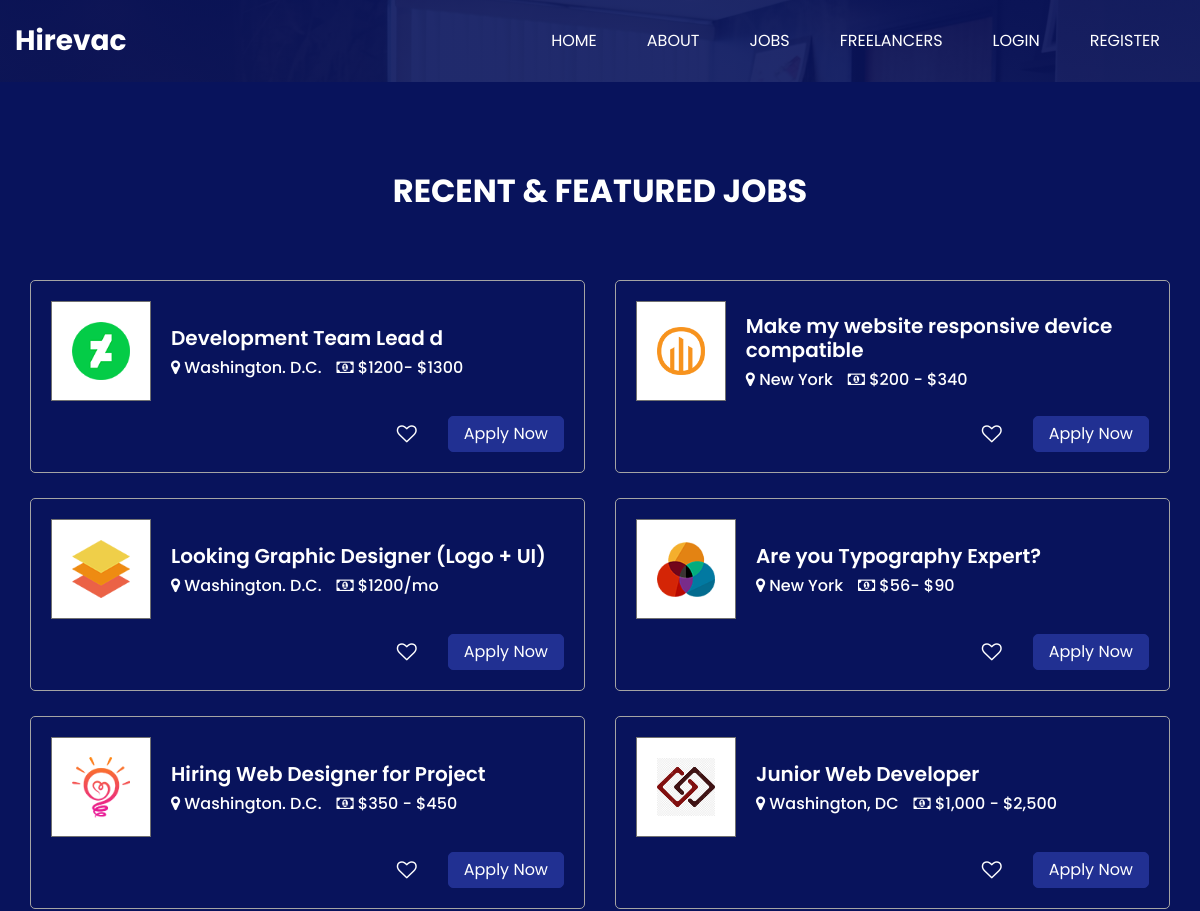
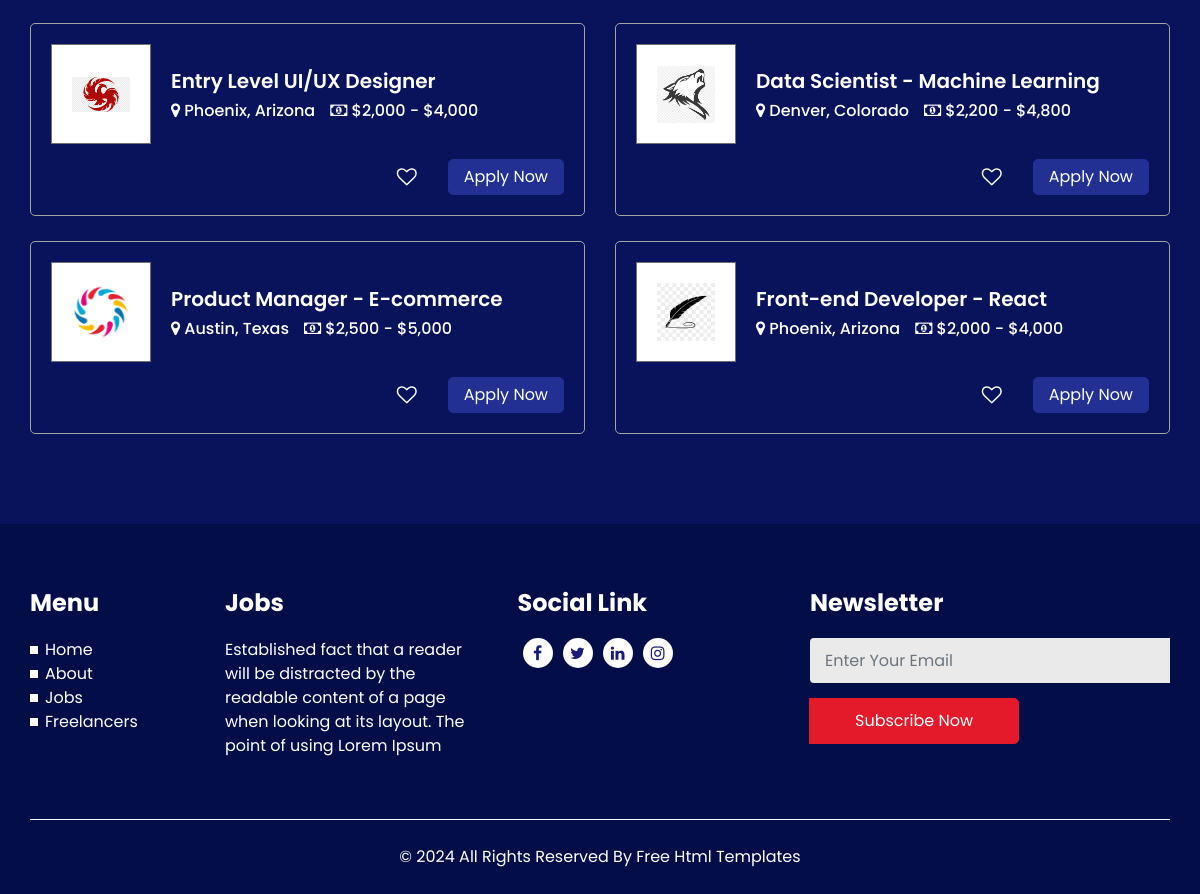
Screenshot of /job with the database file from the repository (2 pictures, top to bottom).
### app/models.py (models this page shows)
class Job(db.Model):
    id = db.Column(db.Integer, primary_key=True)
    title = db.Column(db.String(255), nullable=False)
    location = db.Column(db.String(100))
    salary_range = db.Column(db.String(50))
    image_filename = db.Column(db.String(255))

### app/views.py (the view)
@app.route('/job')
def job():
    job_data = Job.query.all()
    return render_template('job.html', jobs=job_data)

### app/templates/job.html (shortened to what this page needs)
{% extends "base.html" %}
{% block content %}
  <section class="job_section layout_padding">
    <div class="container">
      <div class="heading_container heading_center">
        <h2>
          RECENT & FEATURED JOBS
        </h2>
      </div>
      <div class="job_container">
        {% for job in jobs %}
          {% if loop.index % 2 == 1 %}
            <div class="row">
          {% endif %}
          <div class="col-lg-6">
            <div class="box">
              <div class="job_content-box">
                <div class="img-box">
                  <img src="{{ url_for('static', filename='images/' + job.image_filename) }}" alt="">
                </div>
                <div class="detail-box">
                  <h5>
                    {{ job.title }}
                  </h5>
                  <div class="detail-info">
                    <h6>
                      <i class="fa fa-map-marker" aria-hidden="true"></i>
                      <span>
                        {{ job.location }}
                      </span>
                    </h6>
                    <h6>
                      <i class="fa fa-money" aria-hidden="true"></i>
                      <span>
                        {{ job.salary_range }}
                      </span>
                    </h6>
                  </div>
                </div>
              </div>
              <div class="option-box">
                <button class="fav-btn">
                    <i class="fa fa-heart-o" aria-hidden="true"></i>
                </button>
                <a href="#" class="apply-btn" data-toggle="modal" data-target="#applyModal{{ job.id }}">
                    Apply Now
                </a>
              </div>
            </div>
          </div>
          {% if loop.index % 2 == 0 or loop.last %}
            </div>
          {% endif %}
        {% endfor %}
      </div>
    </div>
  </section>
{% endblock %}

### app/templates/base.html (shortened to what this page needs)
<!DOCTYPE html>
<html lang="en">
<head>
    <link rel="stylesheet" type="text/css" href="{{ url_for('static', filename='css/bootstrap.css') }}" />
    <link href="{{ url_for('static', filename='css/font-awesome.min.css') }}" rel="stylesheet" />
    <link rel="stylesheet" href="https://cdnjs.cloudflare.com/ajax/libs/jquery-nice-select/1.1.0/css/nice-select.min.css"
 />
    <link href="{{ url_for('static', filename='css/style.css') }}" rel="stylesheet" />
    <link href="{{ url_for('static', filename='css/responsive.css') }}" rel="stylesheet" />
</head>
<body>
    <div class="hero_area">
        <header class="header_section">
            <div class="container-fluid">
                <nav class="navbar navbar-expand-lg custom_nav-container ">
                    <a class="navbar-brand" href="{{ url_for('index') }}">
                        <span>
                            Hirevac
                        </span>
                    </a>
                    <div class="collapse navbar-collapse" id="navbarSupportedContent">
                        <ul class="navbar-nav ml-auto">
                            <li class="nav-item active">
                                <a class="nav-link" href="{{ url_for('index') }}">Home</a>
                            </li>
                            <li class="nav-item">
                                <a class="nav-link" href="about"> About</a>
                            </li>
                            <li class="nav-item">
                                <a class="nav-link" href="job">Jobs</a>
                            </li>
                            <li class="nav-item">
                                <a class="nav-link" href="freelancer">Freelancers</a>
                            </li>
                            <li class="nav-item">
                                <a class="nav-link" href="{{ url_for('auth.login') }}">login</a>
                            </li>
                            <li class="nav-item">
                                <a class="nav-link" href="{{ url_for('auth.register') }}">register</a>
                            </li>
                        </ul>
                    </div>
                </nav>
            </div>
        </header>
        {% block content %}
        {% endblock %}
        <section class="info_section ">
            <div class="container">
                <div class="row">
                    <div class="col-md-2 info_links">
                        <h4>
                            Menu
                        </h4>
                        <ul>
                            <li>
                                <a href="{{ url_for('index') }}">
                                    Home
                                </a>
                            </li>
                            <li>
                                <a href="about">
                                    About
                                </a>
                            </li>
                            <li>
                                <a href="job">
                                    Jobs
                                </a>
                            </li>
                            <li>
                                <a class="active" href="freelancer">
                                    Freelancers
                                </a>
                            </li>
                        </ul>
                    </div>
                    <div class="col-md-3">
                        <h4>
                            Jobs
                        </h4>
                        <p>
                            Established fact that a reader will be distracted by the readable content of a page when
                            looking at its layout. The point of using Lorem Ipsum
                        </p>
                    </div>
                    <div class="col-md-3">
                        <div class="info_social">
                            <h4>
                                Social Link
                            </h4>
                            <div class="social_container">
                                <div>
                                    <a href="">
                                        <i class="fa fa-facebook" aria-hidden="true"></i>
                                    </a>
                                </div>
                                <div>
                                    <a href="">
                                        <i class="fa fa-twitter" aria-hidden="true"></i>
                                    </a>
                                </div>
                                <div>
                                    <a href="">
                                        <i class="fa fa-linkedin" aria-hidden="true"></i>
                                    </a>
                                </div>
                                <div>
                                    <a href="">
                                        <i class="fa fa-instagram" aria-hidden="true"></i>
                                    </a>
                                </div>
                            </div>
                        </div>
                    </div>
                    <div class="col-md-4">
                        <div class="info_form">
                            <h4>
                                Newsletter
                            </h4>
                            <form action="{{ url_for('subscribe') }}" method="post">
                                <div class="input-group">
                                    <input type="text" class="form-control" name="email" placeholder="Enter Your Email" required>
                                    <div class="input-group-append">
                                        <button class="btn btn-primary" type="submit">Subscribe Now</button>
                                    </div>
                                </div>
                            </form>
                        </div>
                    </div>
                </div>
            </div>
        </section>
        <footer class="footer_section">
            <div class="container">
                <p>
                    &copy; <span id="displayYear"></span> All Rights Reserved By
                    <a href="https://html.design/">Free Html Templates</a>
                </p>
            </div>
        </footer>
    </body>
</html>

### app/static/css/responsive.css (style rules this page uses)
@media (max-width: 1200px) { .job_section .box .option-box { display: -webkit-box; display: -ms-flexbox; display: flex; margin-left: auto; margin-top: 15px; } }

### rows the page displays
Job: image_filename (picture), title "Development Team Lead d", location "Washington. D.C.", salary_range "$1200- $1300"
Job: image_filename (picture), title "Make my website responsive device compatible", location "New York", salary_range "$200 - $340"
Job: image_filename (picture), title "Looking Graphic Designer (Logo + UI)", location "Washington. D.C.", salary_range "$1200/mo"
Job: image_filename (picture), title "Are you Typography Expert?", location "New York", salary_range "$56- $90"
Job: image_filename (picture), title "Hiring Web Designer for Project", location "Washington. D.C.", salary_range "$350 - $450"
Job: image_filename (picture), title "Junior Web Developer", location "Washington, DC", salary_range "$1,000 - $2,500"
Job: image_filename (picture), title "Entry Level UI/UX Designer", location "Phoenix, Arizona", salary_range "$2,000 - $4,000"
Job: image_filename (picture), title "Data Scientist - Machine Learning", location "Denver, Colorado", salary_range "$2,200 - $4,800"
Job: image_filename (picture), title "Product Manager - E-commerce", location "Austin, Texas", salary_range "$2,500 - $5,000"
Job: image_filename (picture), title "Front-end Developer - React", location "Phoenix, Arizona", salary_range "$2,000 - $4,000"
